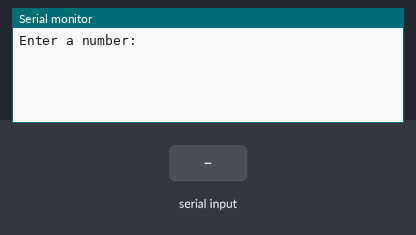
Bench run of a sketch on a simulated Arduino Uno, built with avr-gcc and run on an emulated ATmega328P. On the bench: the last lines printed to the serial monitor. The inputs (shaded band) are chosen by the test bench.

Above: at 1.2 s.
1.3 s: "90,45\n" received over Serial
At 1.7 s:
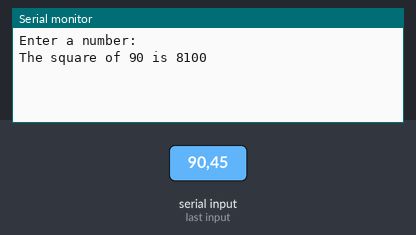
2.8 s: "30,150\n" received over Serial
At 4.1 s:
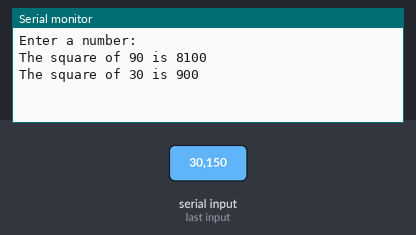

The sketch:

Functions.ino
```cpp
void setup() {
  // Start the serial communication at 9600 baud rate
  Serial.begin(9600);
  Serial.println("Enter a number:");
}

void loop() {
  // Check if there are incoming bytes available to read
  if (Serial.available() > 0) {

    String inputString = Serial.readStringUntil('\n');
    int number = ReadFunction(inputString);

    int square = SquareFunction(number);


    DisplayResult(number, square);

  }
}

int ReadFunction(String input){
   // Read the incoming string and convert it to an integer
    int number = input.toInt();
    return number;
}

int SquareFunction(int number){
  // Calculate the square of the number
    int square = number * number;
    return square;
}

void DisplayResult(int number, int square){
  // Print the result
    Serial.print("The square of ");
    Serial.print(number);
    Serial.print(" is ");
    Serial.println(square);
}
```

Measured:
- after the input at 1.3 s, the serial monitor: prints a new line at once (image 1)
- after the input at 2.8 s, the serial monitor: prints a new line at once (image 2)
